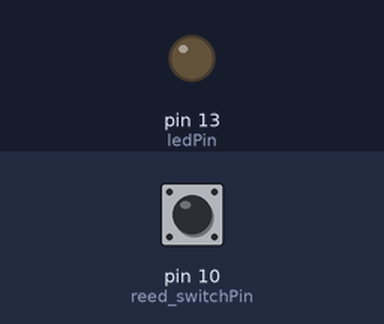
Simulated run of this sketch. Board: Arduino Uno, built with avr-gcc and run on an emulated ATmega328P. On the bench: output pins drawn as LEDs (lit = HIGH). Inputs (shaded band) come from the test bench; at power-on: pin 10 (reed_switchPin) HIGH.

Above: at 1.2 s.
1.3 s: pin 10 (reed_switchPin) pulled LOW for 0.15 s
At 1.37 s:
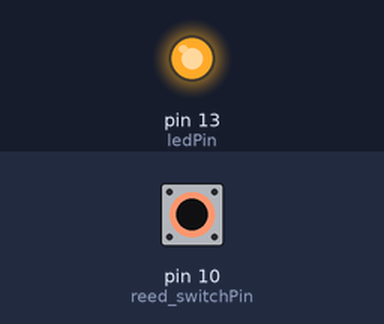
2.9 s: pin 10 (reed_switchPin) pulled LOW for 3.2 s
At 7.2 s:
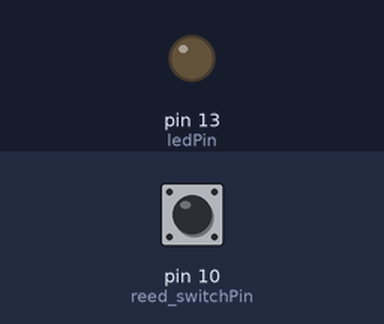
Timing chart, 0 to 8.7 s (numbered marks = the images above; inputs shaded):
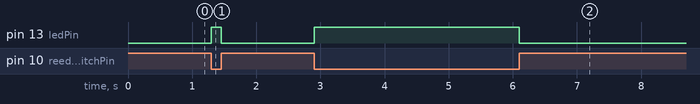

Measured:
- after the input at 1.3 s, pin 13 (ledPin): LOW → HIGH at once, → LOW 0.15 s later
- after the input at 2.9 s, pin 13 (ledPin): LOW → HIGH at once, → LOW 3.2 s later

The sketch:

reed_switch.ino
```cpp
/***************************************
 * Magnetic switch experiments
 * Reed switch controlled LED lights (the experiment using the magnet)
 ****************************************/

#define ledPin 13
#define reed_switchPin 10
int reed_switchValue = 0;

void setup() {

  pinMode(ledPin,OUTPUT);
  pinMode(reed_switchPin,INPUT);

}

void loop()
{

  reed_switchValue = digitalRead(reed_switchPin);

  //When the magnet close to the reed
  if(reed_switchValue == LOW) {
    digitalWrite(ledPin,HIGH); //LED ON
  }
  else {
    digitalWrite(ledPin,LOW); //LED OFF
  }
}
```
